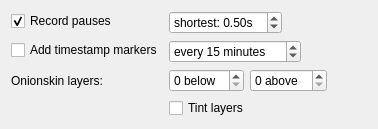
          <widget class="QWidget" name="stackedWidgetPage2">
           <layout class="QFormLayout" name="formLayout_3">
            <item row="1" column="0">
             <widget class="QCheckBox" name="recordpause">
              <property name="text">
               <string>Record pauses</string>
              </property>
              <property name="checked">
               <bool>true</bool>
              </property>
             </widget>
            </item>
            <item row="1" column="1">
             <layout class="QHBoxLayout" name="horizontalLayout_9">
              <item>
               <widget class="QDoubleSpinBox" name="minimumpause">
                <property name="prefix">
                 <string>shortest: </string>
                </property>
                <property name="suffix">
                 <string>s</string>
                </property>
                <property name="minimum">
                 <double>0.030000000000000</double>
                </property>
                <property name="maximum">
                 <double>60.000000000000000</double>
                </property>
                <property name="singleStep">
                 <double>0.100000000000000</double>
                </property>
                <property name="value">
                 <double>0.500000000000000</double>
                </property>
               </widget>
              </item>
              <item>
               <spacer name="horizontalSpacer_2">
                <property name="orientation">
                 <enum>Qt::Horizontal</enum>
                </property>
                <property name="sizeHint" stdset="0">
                 <size>
                  <width>40</width>
                  <height>20</height>
                 </size>
                </property>
               </spacer>
              </item>
             </layout>
            </item>
            <item row="3" column="0">
             <widget class="QCheckBox" name="recordtimestamp">
              <property name="text">
               <string>Add timestamp markers</string>
              </property>
             </widget>
            </item>
            <item row="3" column="1">
             <layout class="QHBoxLayout" name="horizontalLayout_3">
              <item>
               <widget class="QSpinBox" name="timestampInterval">
                <property name="suffix">
                 <string> minutes</string>
                </property>
                <property name="prefix">
                 <string>every </string>
                </property>
                <property name="minimum">
                 <number>1</number>
                </property>
                <property name="maximum">
                 <number>1440</number>
                </property>
                <property name="singleStep">
                 <number>5</number>
                </property>
                <property name="value">
                 <number>15</number>
                </property>
               </widget>
              </item>
              <item>
               <spacer name="horizontalSpacer_5">
                <property name="orientation">
                 <enum>Qt::Horizontal</enum>
                </property>
                <property name="sizeHint" stdset="0">
                 <size>
                  <width>40</width>
                  <height>20</height>
                 </size>
                </property>
               </spacer>
              </item>
             </layout>
            </item>
            <item row="7" column="0">
             <widget class="QLabel" name="label_10">
              <property name="text">
               <string>Onionskin layers:</string>
              </property>
             </widget>
            </item>
            <item row="7" column="1">
             <layout class="QHBoxLayout" name="horizontalLayout_7">
              <item>
               <widget class="QSpinBox" name="onionskinsBelow">
                <property name="suffix">
                 <string> below</string>
                </property>
               </widget>
              </item>
              <item>
               <widget class="QSpinBox" name="onionskinsAbove">
                <property name="suffix">
                 <string> above</string>
                </property>
                <property name="maximum">
                 <number>10</number>
                </property>
               </widget>
              </item>
              <item>
               <spacer name="horizontalSpacer_3">
                <property name="orientation">
                 <enum>Qt::Horizontal</enum>
                </property>
                <property name="sizeHint" stdset="0">
                 <size>
                  <width>40</width>
                  <height>20</height>
                 </size>
                </property>
               </spacer>
              </item>
             </layout>
            </item>
            <item row="8" column="1">
             <widget class="QCheckBox" name="onionskinTint">
              <property name="text">
               <string>Tint layers</string>
              </property>
             </widget>
            </item>
           </layout>
          </widget>
